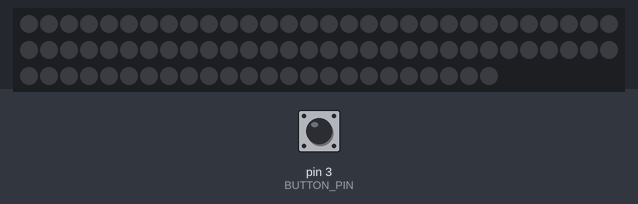
A sketch run on a simulated Arduino Uno, built with avr-gcc and run on an emulated ATmega328P. On the bench: 84 RGB LEDs in strip order, left to right, continuing on the next row. The inputs (shaded band) are chosen by the test bench; at power-on: pin 3 (BUTTON_PIN) HIGH. Dim RGB values are drawn brighter than linear; random numbers use the default seed unless the sketch sets one.

Above: at 1.2 s.
1.3 s: pin 3 (BUTTON_PIN) pulled LOW for 0.15 s
At 2.8 s:
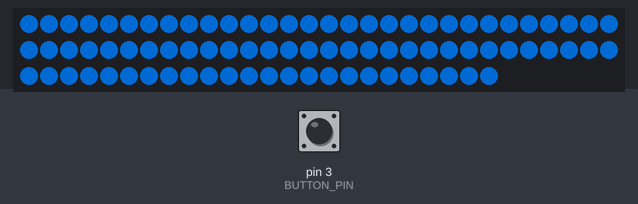
3.4 s: pin 3 (BUTTON_PIN) pulled LOW for 3.2 s
At 5.2 s:
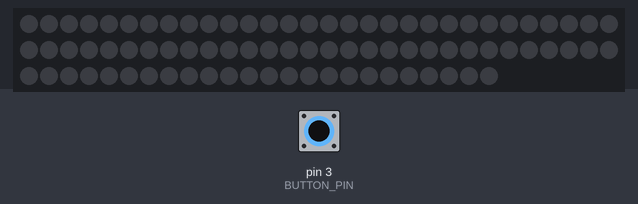
8.1 s: pin 3 (BUTTON_PIN) pulled LOW for 1 s
At 10.3 s:
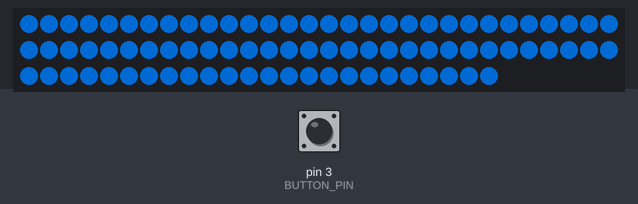
11.0 s: pin 3 (BUTTON_PIN) pulsed LOW 2 times (0.12 s each, 0.3 s apart)
At 12.06 s:
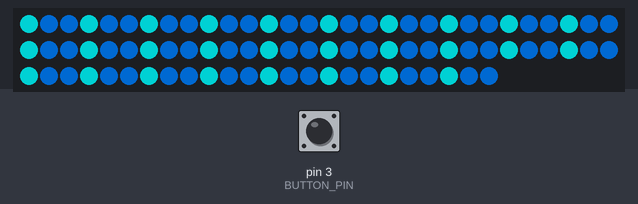
14.3 s: pin 3 (BUTTON_PIN) pulled LOW for 0.15 s
15.0 s: pin 3 (BUTTON_PIN) pulsed LOW 5 times (0.12 s each, 0.3 s apart)
At 17.77 s:
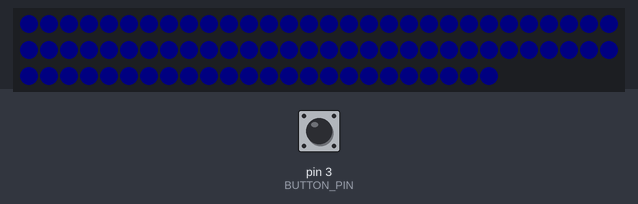
Timing chart, 0 to 19.3 s (numbered marks = the images above; inputs shaded):
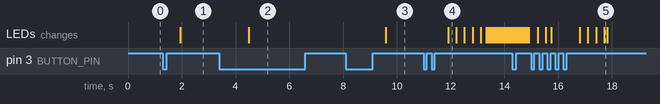

The sketch:

mirage.ino
```cpp
#include <FastLED.h>

FASTLED_USING_NAMESPACE

#define BUTTON_PIN  3

#define DATA_PIN    2
#define LED_TYPE    WS2811
#define COLOR_ORDER GRB
#define NUM_LEDS    84

#define BRIGHTNESS          128
#define FRAMES_PER_SECOND  120

CRGB leds_blend[NUM_LEDS];
CRGB leds[NUM_LEDS];
CRGB leds_output[NUM_LEDS];

void setup() {
  FastLED.addLeds<LED_TYPE, DATA_PIN, COLOR_ORDER>(leds_output, NUM_LEDS);
  FastLED.setBrightness(BRIGHTNESS);
  pinMode(BUTTON_PIN, INPUT_PULLUP);
  Serial.begin(115200);
}

CRGB main_color =  CRGB(0, 128, 255);
uint8_t current_mode_last = 0;
uint8_t current_mode = 0;
uint8_t gHue = 0; // rotating "base color" used by many of the patterns
int spinner = 0;


void rainbow()
{
  // FastLED's built-in rainbow generator
  fill_rainbow( leds, NUM_LEDS, gHue, 14);

  //mirror each emitter for smoothness
  for (int i = 0; i < NUM_LEDS; i += 12) {
    leds[i + 0] = leds[i + 11];
    leds[i + 1] = leds[i + 10];
    leds[i + 2] = leds[i + 9];
    leds[i + 3] = leds[i + 8];
    leds[i + 4] = leds[i + 7];
    leds[i + 5] = leds[i + 6];
  }
}


void rainbow2()
{
  // FastLED's built-in rainbow generator
  CRGB temp[7];
  fill_rainbow( temp, 7, gHue, 30);

  //mirror each emitter for smoothness
  for (int i = 0; i < 7; i++) {
    leds[i * 12 + 0] = temp[i];
    leds[i * 12 + 1] = temp[i];
    leds[i * 12 + 2] = temp[i];
    leds[i * 12 + 3] = temp[i];
    leds[i * 12 + 4] = temp[i];
    leds[i * 12 + 5] = temp[i];
    leds[i * 12 + 6] = temp[i];
    leds[i * 12 + 7] = temp[i];
    leds[i * 12 + 8] = temp[i];
    leds[i * 12 + 9] = temp[i];
    leds[i * 12 + 10] = temp[i];
    leds[i * 12 + 11] = temp[i];
  }
}

void addGlitter( fract8 chanceOfGlitter)
{
  if ( random8() < chanceOfGlitter) {
    leds[ random16(NUM_LEDS) ] += CRGB::White;
  }
}

void confetti()
{
  // random colored speckles that blink in and fade smoothly
  fadeToBlackBy( leds, NUM_LEDS, 10);
  int pos = random16(NUM_LEDS);
  leds[pos] += CHSV( gHue + random8(64), 200, 255);
}

void breath()
{
  float val = (exp(sin(millis() / 2000.0 * PI)) - 0.36787944) * 100;
  CRGB color = main_color;
  color.fadeToBlackBy(val);
  for (int i = 0; i < NUM_LEDS; i++) {
    leds[i] = color;
  }
}

void breath2()
{
  for (int i = 0; i < 7; i++) {
    float val = (exp(sin((millis() + i * 570) / 2000.0 * PI)) - 0.36787944) * 100;
    CRGB color = main_color;
    color.fadeToBlackBy(val);

    leds[i * 12 + 0] = color;
    leds[i * 12 + 1] = color;
    leds[i * 12 + 2] = color;
    leds[i * 12 + 3] = color;
    leds[i * 12 + 4] = color;
    leds[i * 12 + 5] = color;
    leds[i * 12 + 6] = color;
    leds[i * 12 + 7] = color;
    leds[i * 12 + 8] = color;
    leds[i * 12 + 9] = color;
    leds[i * 12 + 10] = color;
    leds[i * 12 + 11] = color;
  }
}


void breath3()
{

  uint8_t dimmer2 = beatsin8  (128, 0, 192, 0, 0);
  CRGB color1 = main_color;
  CRGB color2 = main_color;

  color1.fadeToBlackBy(dimmer2);
  color2.fadeToBlackBy(192 - dimmer2);

  for (int i = 0; i < 7; i++) {
    CRGB color;
    if (i % 2 == 0)
      color = color1;
    else
      color = color2;

    leds[i * 12 + 0] = color;
    leds[i * 12 + 1] = color;
    leds[i * 12 + 2] = color;
    leds[i * 12 + 3] = color;
    leds[i * 12 + 4] = color;
    leds[i * 12 + 5] = color;
    leds[i * 12 + 6] = color;
    leds[i * 12 + 7] = color;
    leds[i * 12 + 8] = color;
    leds[i * 12 + 9] = color;
    leds[i * 12 + 10] = color;
    leds[i * 12 + 11] = color;
  }
}

void solid() {
  for (int i = 0; i < NUM_LEDS; i++) {
    leds[i] = main_color;
  }
}

void loop()
{

#define DEBOUNCE 5
  static bool button_debounced_state = false;
  static bool button_last = false;
  static int button_count = 0;
  bool button = digitalRead(BUTTON_PIN);

  if (button == button_last && button_count < DEBOUNCE) {
    button_count++;
  } else {
    button_count = 0;
  }
  button_last = button;

  if (button_count == DEBOUNCE) {
    button_debounced_state = button;
  }

  static uint32_t button_pressed_time = 0;
  static uint32_t button_released_time = 0;
  static bool button_debounced_state_last = false;

  static int press_counter = 0;

  if (button_debounced_state != button_debounced_state_last) {
    if (button_debounced_state == 0) {
      press_counter++;
      button_pressed_time = millis();
    }
    if (button_debounced_state == 1) {
      button_released_time = millis();
    }
  }

  if (button_debounced_state == 0 && millis() - button_pressed_time > 1000) {
    current_mode = 0;
    press_counter = 0;
  }

  if (button_debounced_state == 1 && millis() - button_released_time > 400 && press_counter > 0) {
    current_mode = press_counter;
    press_counter = 0;
  }

  // do some periodic updates
  EVERY_N_MILLISECONDS( 20 ) {
    gHue++;  // slowly cycle the "base color" through the rainbow
  }

  EVERY_N_MILLISECONDS( 50 ) {
    spinner++;
    if (spinner > 11)
      spinner = 0;

  }
  button_debounced_state_last = button_debounced_state;

  if ( current_mode_last != current_mode && current_mode != 0 &&  current_mode_last != 0) {
    for (int i = 0; i < NUM_LEDS ; i++) {

      leds_blend[i] = leds[i];

    }
  }


  switch (current_mode) {
    case 1 :
      solid();
      break;
    case 2 :
      for (int i = 0; i < NUM_LEDS; i++) {
        if ( (i % 12) == spinner || ((i + 6) % 12) == spinner || ((i + 3) % 12) == spinner || ((i + 9) % 12) == spinner)
          leds[i] = main_color;
        else
          leds[i] =  CRGB::Black;
      }

      break;
    //case 3 :
    //   breath2();
    //   break;
    //case 4 : //meh
    //  breath();
    //  addGlitter(80);
    //  break;
    //case 5 :
    //   breath();
    //  break;
    case 3 :  //good
      rainbow();
      break;
    case 4 :
      rainbow2();
      break;
    /*
      case 8 :   //good
        confetti();
        break;
      case 9:
        for (int i = 0; i < NUM_LEDS; i++) {
          if ( (i % 12) == spinner || ((i + 6) % 12) == spinner   )
            leds[i] = main_color;
          else
            leds[i] =  CRGB::Black;
        }
        break;
      case 10:
        solid();
        addGlitter(80);
        break;
      case 11:
        breath3();
        break;
    */
    default :
      for (int i = 0; i < NUM_LEDS; i++) {
        leds[i] = CRGB::Black;
      }
  }


  for (int i = 0; i < NUM_LEDS ; i++) {
    leds_blend[i].fadeToBlackBy(8);
    leds_output[i] = leds[i] + leds_blend[i];
  }


  current_mode_last = current_mode;
  FastLED.show();
  if (current_mode != 6 && current_mode != 7)
    FastLED.delay(1000 / FRAMES_PER_SECOND);
}
```

Measured:
- after the input at 1.3 s, the LEDs: change after 0.64 s (image 1)
- after the input at 3.4 s, the LEDs: change after 1.1 s (image 2)
- after the input at 8.1 s, the LEDs: change after 1.5 s (image 3)
- after the input at 11.0 s, the LEDs: change after 0.91 s (image 4)
